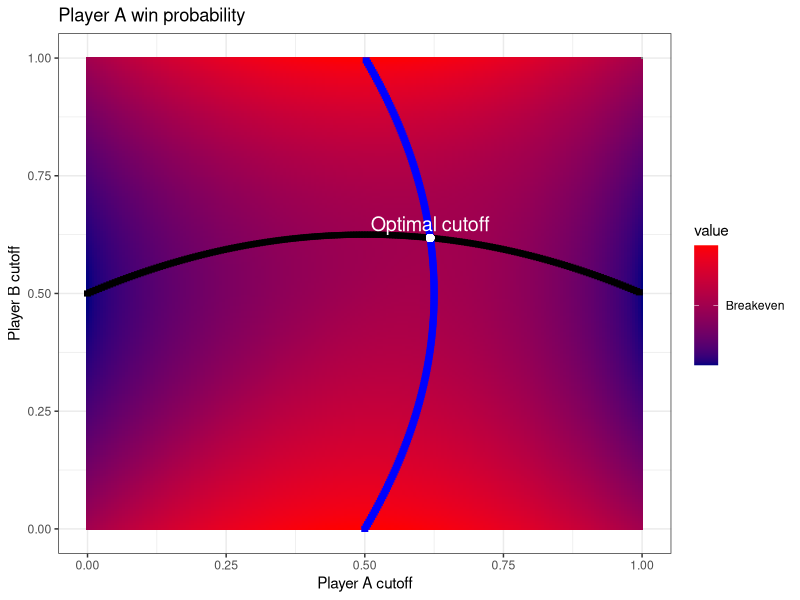

This figure's R source:
## ---- chunk 1
library(ggplot2)
library(grid)
## ---- chunk 2
library(ggplot2)
library(reshape2)
getAWinner <- function(cutoffA, cutoffB){
    intersectP <- ifelse(cutoffA>cutoffB, (((1-cutoffA)/(1-cutoffB))*.5+((1-cutoffB)-(1-cutoffA))/(1-cutoffB)),
                         1-(((1-cutoffB)/(1-cutoffA))*.5+((1-cutoffA)-(1-cutoffB))/(1-cutoffA)))
    cutoffA*cutoffB*.5 +
        cutoffA*(1-cutoffB)*((1-cutoffB)/2) +
        cutoffB*(1-cutoffA)*(1-(1-cutoffA)/2) + 
        (1-cutoffA)*(1-cutoffB)*intersectP   
}

cutoffs<- seq(0,1,.005)
resMat <- sapply(cutoffs, function(x){
    sapply(cutoffs, function(y){getAWinner(x, y)})
})

rownames(resMat) <- cutoffs
colnames(resMat) <- cutoffs
resDF <- melt(resMat)
maxesA <- apply(resMat,1,max)
maxesB <- apply(resMat,2,max)
maxDF <- data.frame(maxesA, maxesB, cutoffs)
p <- ggplot(resDF, aes(y=Var1, x=Var2))
p + geom_tile(aes(fill=value)) + xlab("Player A cutoff") + ylab("Player B cutoff") +
    ggtitle("Player A win probability") +
    scale_fill_gradientn(colours=c("navyblue","red"),breaks=.5,labels="Breakeven")+
    geom_rect(data=maxDF, aes(y=cutoffs, x=maxesB), size=.5, fill="black", colour="black", xmin=cutoffs-0.005, xmax=cutoffs+0.005, ymin=maxesB-0.005, ymax=maxesB+0.005) +
    geom_rect(data=maxDF, aes(y=maxesB, x=cutoffs), size=.5, fill="blue", colour="blue", xmin=maxesB-0.005, xmax=maxesB+0.005, ymin=cutoffs-0.005, ymax=cutoffs+0.005) +
    geom_point(x=.618,y=.618,color="white", size=2) + annotate("text",x=.618,y=.648, label="Optimal cutoff", col="white", size=5) + theme_bw()
